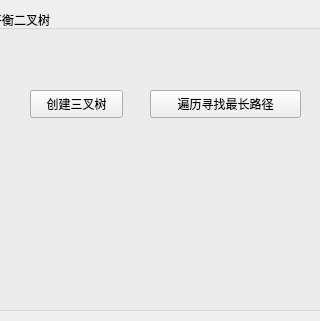
<?xml version="1.0" encoding="UTF-8"?>
<ui version="4.0">
 <class>CBinarySortTreeEditorUI</class>
 <widget class="QWidget" name="CBinarySortTreeEditorUI">
  <property name="geometry">
   <rect>
    <x>0</x>
    <y>0</y>
    <width>320</width>
    <height>321</height>
   </rect>
  </property>
  <property name="windowTitle">
   <string>Form</string>
  </property>
  <widget class="QGroupBox" name="groupBox">
   <property name="geometry">
    <rect>
     <x>-10</x>
     <y>10</y>
     <width>341</width>
     <height>301</height>
    </rect>
   </property>
   <property name="title">
    <string>平衡二叉树</string>
   </property>
   <widget class="QPushButton" name="BT_creatBT">
    <property name="geometry">
     <rect>
      <x>40</x>
      <y>80</y>
      <width>93</width>
      <height>28</height>
     </rect>
    </property>
    <property name="text">
     <string>创建三叉树</string>
    </property>
   </widget>
   <widget class="QPushButton" name="nodeDeleteButton">
    <property name="geometry">
     <rect>
      <x>160</x>
      <y>80</y>
      <width>151</width>
      <height>28</height>
     </rect>
    </property>
    <property name="text">
     <string>遍历寻找最长路径</string>
    </property>
   </widget>
  </widget>
 </widget>
 <resources/>
 <connections>
  <connection>
   <sender>BT_creatBT</sender>
   <signal>clicked()</signal>
   <receiver>CBinarySortTreeEditorUI</receiver>
   <slot>on_binarytree_create_btn_clicked()</slot>
   <hints>
    <hint type="sourcelabel">
     <x>138</x>
     <y>134</y>
    </hint>
    <hint type="destinationlabel">
     <x>35</x>
     <y>48</y>
    </hint>
   </hints>
  </connection>
  <connection>
   <sender>nodeDeleteButton</sender>
   <signal>clicked()</signal>
   <receiver>CBinarySortTreeEditorUI</receiver>
   <slot>on_binarytree_node_delete_btn_clicked()</slot>
   <hints>
    <hint type="sourcelabel">
     <x>290</x>
     <y>298</y>
    </hint>
    <hint type="destinationlabel">
     <x>23</x>
     <y>293</y>
    </hint>
   </hints>
  </connection>
 </connections>
 <slots>
  <slot>on_binarytree_node_search_btn_clicked()</slot>
  <slot>on_binarytree_create_btn_clicked()</slot>
  <slot>on_binarytree_delete_btn_clicked()</slot>
  <slot>on_binarytree_node_delete_btn_clicked()</slot>
 </slots>
</ui>
